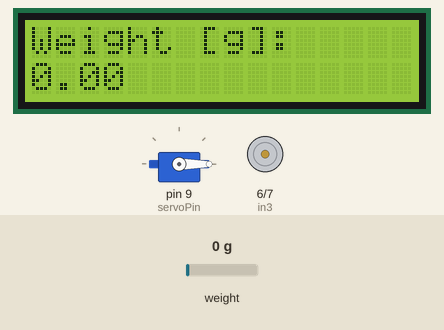
A sketch run on a simulated Arduino Uno, built with avr-gcc and run on an emulated ATmega328P. Shown: 16×2 character LCD, servo, motor-driver pin pairs drawn as motors (green arrow = first pin HIGH = forward, orange = second pin HIGH = backward, longer = more drive, scaled by the enable pin). The inputs (shaded band) are chosen by the test bench; at power-on: weight on the scale 0 g.

Above: at 3.9 s.
4.0 s: weight on the scale set to 10 g
At 4.3 s:
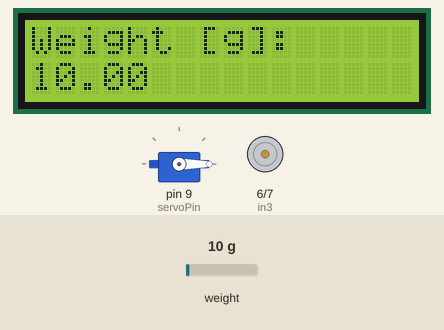
5.5 s: weight on the scale set to 13 g
At 7.8 s:
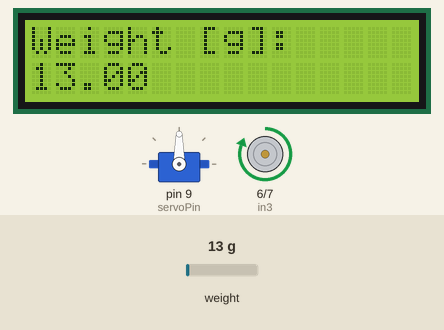
8.3 s: weight on the scale set to 100 g
At 9.4 s:
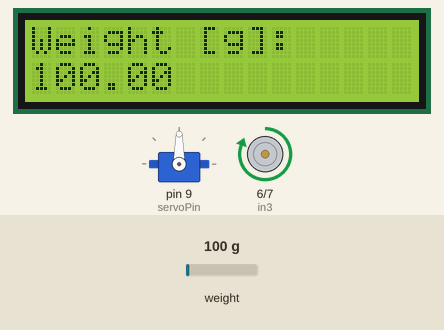
Timing chart, 0 to 11.3 s (numbered marks = the images above; inputs shaded):
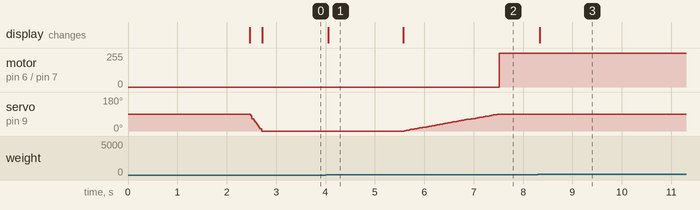

The sketch:

src.ino
```cpp
// add the libraries needed for the components of the machine to work
#include <Wire.h>
#include <LiquidCrystal_I2C.h>
#include <HX711_ADC.h>
#include <VarSpeedServo.h>

// assign variables to be used
LiquidCrystal_I2C lcd(0x27, 16, 2);
HX711_ADC LoadCell(4, 5);

// servo flap setup
VarSpeedServo servoflap;
const int servoPin = 9;

// smallest possible value to help stop the n20 from dispensing paper when 0 grams is detected
const float epsilon = 1E-3;

// motor driver pins and its corresponding connection to arduino pins
int enB = 8;
int in4 = 7;
int in3 = 6;

void setup() {
  // HX711 setup
  LoadCell.begin();
  LoadCell.start(2000);
  // calibration factor to measure grams
  LoadCell.setCalFactor(1802.74);
  lcd.init();
  lcd.backlight();

  // servo speed and angle setup
  servoflap.attach(servoPin);
  servoflap.write(0, 255, true);

  //paper dispenser setup
  pinMode(enB, OUTPUT);
  pinMode(in4, OUTPUT);
  pinMode(in3, OUTPUT);
}

void loop() {
  // weight scale
  // measure weight and change lcd value
  LoadCell.update();
  float lcdgramsmet = LoadCell.getData();
  lcd.setCursor(0, 0);
  lcd.print("Weight [g]:");
  lcd.setCursor(0, 1);
  lcd.print(lcdgramsmet);

  // servo flap
  // if 12 grams is met turn the servo 90 degrees
  // if grams is not 12 then turn the servo 0 degrees or flap will stay at closed position
  if (lcdgramsmet >= 12) {
    servoflap.write(90, 30, true);
  } else {
    servoflap.write(0, 30, true);
  }

  // paper dispenser
  // if 12 grams is met then turn the motor on
  // if grams is 0 then stop the motor
  if (lcdgramsmet >= 12) {
    digitalWrite(in3, HIGH);
    digitalWrite(in4, LOW);
    analogWrite(enB, 255);
  } else if (lcdgramsmet <= epsilon){
    digitalWrite(in3, LOW);
    digitalWrite(in4, LOW);
  } else {
    digitalWrite(in3, LOW);
    digitalWrite(in4, LOW);
  }
}
```

Measured:
- the behaviour switches between 11 and 12 g on weight on the scale (found by bisection; images 1 and 2)
- after the input at 4.0 s, the display: changes after 0.06 s (image 1)
- after the input at 5.5 s, motor on pin 6 (in3) / pin 7 (in4): stopped → forward 255/255 after 2.0 s; servo on pin 9 (servoPin): moves from 0° to 90° over 1.9 s, starting after 0.09 s; the display: changes after 0.07 s (image 2)
- after the input at 8.3 s, the display: changes at once (image 3)
